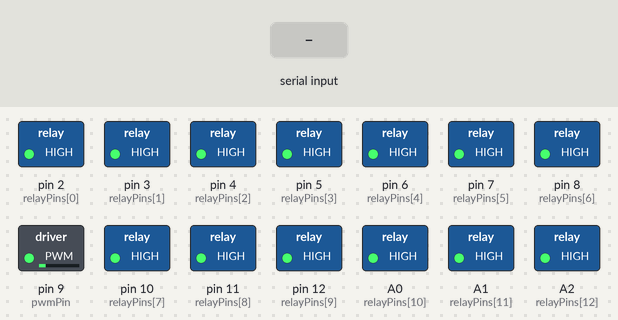
Recording of a sketch running on a simulated Arduino Uno, built with avr-gcc and run on an emulated ATmega328P. Parts: switched loads named in the sketch (green lamp = pin HIGH). The test bench sets the inputs (shaded band).

Above: at 1.2 s.
1.3 s: "P90\n" received over Serial
At 1.9 s:
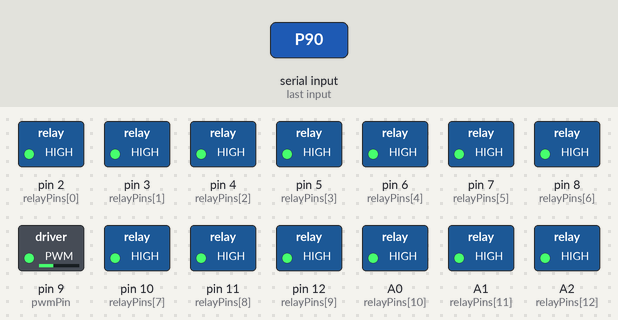
2.8 s: "P,45\n" received over Serial
At 4.2 s:
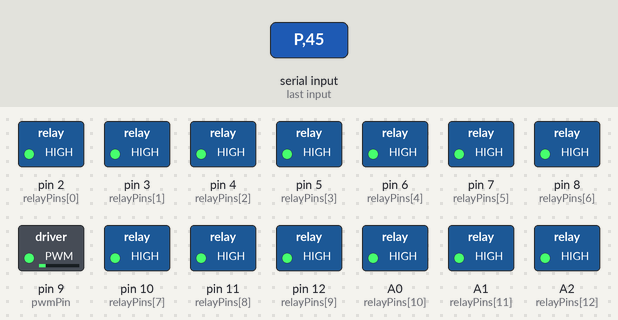
Timing chart, 0 to 5.8 s (numbered marks = the images above; inputs shaded):
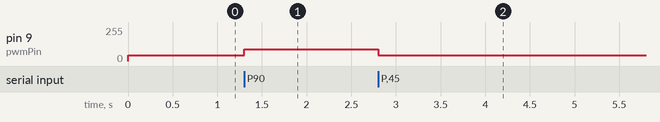

Measured:
- after the input at 1.3 s, pin 9 (pwmPin): 42/255 → 90/255 at once
- after the input at 2.8 s, pin 9 (pwmPin): 90/255 → 42/255 at once

The sketch:

ugv01_mcu.ino
```cpp
// ugv-01 MCU firmware, as supplied by the team on 2026-08-11.
//
// PROVENANCE: handed over by the developer as the source running on the
// vehicle's control board. It has NOT been read back off the chip, so it is
// the source we were given, not verified silicon. It corroborates the wire
// protocol we observed independently (115200, R<n><0|1>, P<42..214>), which
// is strong evidence it is the right sketch.
//
// DO NOT REFLASH THE BOARD WITH THIS without a wheels-up bench session. See
// bodies/ugv-01/MCU-PROTOCOL.md for the analysis and for the watchdog this
// firmware is missing.

const byte relayPins[14] = {
  2,3,4,5,6,7,8,10,11,12,A0,A1,A2,A3
};

const byte pwmPin = 9;

void setup() {

  Serial.begin(115200);

  for(int i=0;i<14;i++){
    pinMode(relayPins[i],OUTPUT);
    digitalWrite(relayPins[i],HIGH);
  }

  pinMode(pwmPin,OUTPUT);

  TCCR1B = (TCCR1B & 0b11111000) | 0x01;

  analogWrite(pwmPin,42);
}

void loop() {

  if(!Serial.available()) return;

  String cmd = Serial.readStringUntil('\n');
  cmd.trim();

  if(cmd.startsWith("P")){

    int value = cmd.substring(1).toInt();

    value = constrain(value,42,214);

    analogWrite(pwmPin,value);

    return;
  }

  if(cmd.startsWith("R")){

    int len = cmd.length();

    int state = cmd.substring(len-1).toInt();

    int relay = cmd.substring(1,len-1).toInt();

    if(relay>=1 && relay<=14){

      digitalWrite(
        relayPins[relay-1],
        state ? LOW : HIGH
      );

    }

  }

}
```
